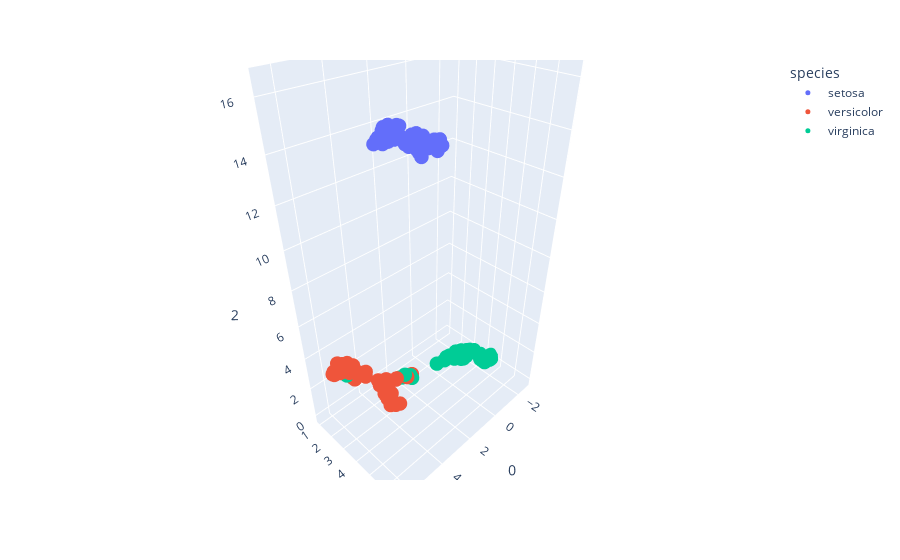

The notebook cell saved with this chart:
### Markdown cell above
## Projections data into 3D with UMAP

### Code cell
from umap import UMAP
import plotly.express as px

df = px.data.iris()
features = df.iloc[:, :-2]

umap_3d = UMAP(n_components=3, init='random', random_state=0)
proj_3d = umap_3d.fit_transform(features)
fig_3d = px.scatter_3d(proj_3d, x=0, y=1, z=2,color=df.species, labels={'color': 'species'})
fig_3d.update_traces(marker_size=5)

fig_3d.show()
